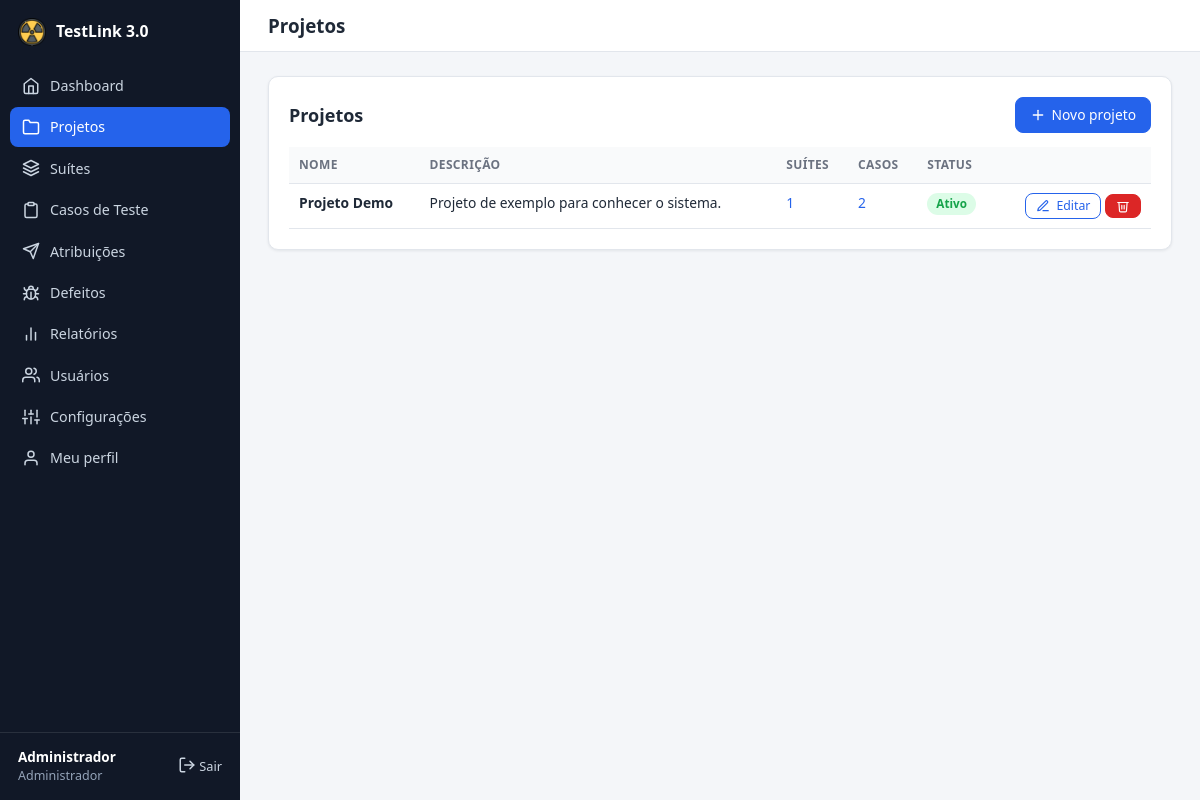
/projects.php (signed in), run on the app's committed database.
### tables this page shows
CREATE TABLE users (
    id            INT UNSIGNED AUTO_INCREMENT PRIMARY KEY,
    name          VARCHAR(120) NOT NULL,
    email         VARCHAR(160) NOT NULL UNIQUE,
    password_hash VARCHAR(255) NOT NULL,
    role          ENUM('admin','tester','developer','viewer') NOT NULL DEFAULT 'tester',
    active        TINYINT(1) NOT NULL DEFAULT 1,
     
    status        ENUM('approved','pending','rejected') NOT NULL DEFAULT 'approved',
    created_at    DATETIME NOT NULL DEFAULT CURRENT_TIMESTAMP
);

CREATE TABLE projects (
    id          INT UNSIGNED AUTO_INCREMENT PRIMARY KEY,
    name        VARCHAR(150) NOT NULL,
    description TEXT NULL,
    status      ENUM('active','archived') NOT NULL DEFAULT 'active',
    created_by  INT UNSIGNED NULL,
    created_at  DATETIME NOT NULL DEFAULT CURRENT_TIMESTAMP,
    FOREIGN KEY (created_by) REFERENCES users(id) ON DELETE SET NULL
);

### includes/db.php (called while the page is built)
<?php
function db(): PDO
{
    static $pdo = null;
    if ($pdo === null) {
        $dsn = 'mysql:host=' . DB_HOST . ';dbname=' . DB_NAME . ';charset=' . DB_CHARSET;
        try {
            $pdo = new PDO($dsn, DB_USER, DB_PASS, [
                PDO::ATTR_ERRMODE            => PDO::ERRMODE_EXCEPTION,
                PDO::ATTR_DEFAULT_FETCH_MODE => PDO::FETCH_ASSOC,
                PDO::ATTR_EMULATE_PREPARES   => false,
            ]);
        } catch (PDOException $e) {
            http_response_code(500);
            exit('<h1>Erro de conexão</h1><p>Não foi possível conectar ao banco de dados. '
                . 'Verifique <code>config/config.php</code> e se o <code>database.sql</code> foi importado.</p>');
        }
    }
    return $pdo;
}
function q(string $sql, array $params = []): PDOStatement
{
    $st = db()->prepare($sql);
    $st->execute($params);
    return $st;
}

### includes/auth.php (called while the page is built, shortened)
<?php
function current_user(): ?array
{
    static $user = false;
    if ($user !== false) {
        return $user;
    }
    $row = q('SELECT id, name, email, role, active FROM users WHERE id = ?', [$_SESSION['uid']])->fetch();
    return $user = $row;
}
function require_login(): array
{
    $u = current_user();
    return $u;
}
function require_role(string ...$roles): array
{
    $u = require_login();
    return $u;
}

### projects.php (the view, shortened to what this page needs)
<?php
require __DIR__ . '/includes/bootstrap.php';
$me = require_role('admin');
$editId = get_int('edit');
$showForm = isset($_GET['new']) || $editId;
$editing = $editId ? q('SELECT * FROM projects WHERE id = ?', [$editId])->fetch() : null;
$pageTitle = 'Projetos';
$active = 'projects.php';
include __DIR__ . '/includes/header.php';
if ($showForm):
    $p = $editing ?: ['id' => 0, 'name' => '', 'description' => '', 'status' => 'active'];
?>
<div class="card" style="max-width:640px">
    <h2><?= $editing ? 'Editar projeto' : 'Novo projeto' ?></h2>
    <form method="post">
        <?= csrf_field() ?>
        <input type="hidden" name="action" value="save">
        <input type="hidden" name="id" value="<?= (int)$p['id'] ?>">
        <div class="grid">
            <label class="field">Nome <input type="text" name="name" required maxlength="150" value="<?= e($p['name']) ?>"></label>
            <label class="field">Descrição <textarea name="description" rows="4"><?= e($p['description']) ?></textarea></label>
            <label class="field">Status
                <select name="status"><?= options(['active' => 'Ativo', 'archived' => 'Arquivado'], $p['status']) ?></select>
            </label>
        </div>
        <div class="form-actions">
            <button class="btn" type="submit">Salvar</button>
            <a class="btn btn-ghost" href="projects.php">Cancelar</a>
        </div>
    </form>
</div>
<?php else:
    $rows = q('SELECT p.*,
                (SELECT COUNT(*) FROM suites s WHERE s.project_id = p.id) suites,
                (SELECT COUNT(*) FROM test_cases c WHERE c.project_id = p.id) cases
               FROM projects p ORDER BY p.name')->fetchAll();
?>
<div class="card">
    <div class="card-head"><h2>Projetos</h2><a class="btn" href="projects.php?new=1"><?= icon('plus', 16) ?> Novo projeto</a></div>
    <div class="table-wrap"><table>
        <thead><tr><th>Nome</th><th>Descrição</th><th>Suítes</th><th>Casos</th><th>Status</th><th></th></tr></thead>
        <tbody>
        <?php foreach ($rows as $p): ?>
            <tr>
                <td><strong><?= e($p['name']) ?></strong></td>
                <td><?= e(mb_strimwidth((string)$p['description'], 0, 90, '…')) ?></td>
                <td><a href="suites.php?project=<?= (int)$p['id'] ?>"><?= (int)$p['suites'] ?></a></td>
                <td><a href="cases.php?project=<?= (int)$p['id'] ?>"><?= (int)$p['cases'] ?></a></td>
                <td><?= $p['status'] === 'active' ? badge('Ativo', 'green') : badge('Arquivado', 'gray') ?></td>
                <td class="actions">
                    <a class="btn btn-sm btn-ghost" href="projects.php?edit=<?= (int)$p['id'] ?>"><?= icon('edit', 14) ?> Editar</a>
                    <form method="post" class="inline-form" data-confirm="Excluir o projeto e TODOS os seus casos, execuções e defeitos? Esta ação não pode ser desfeita.">
                        <button class="btn btn-sm btn-danger" type="submit"><?= icon('trash', 14) ?></button>
                    </form>
                </td>
            </tr>
        <?php endforeach; ?>
        </tbody>
    </table></div>
</div>
<?php endif;
include __DIR__ . '/includes/footer.php';

### includes/header.php (shortened to what this page needs)
<?php
$user = current_user();
$pageTitle = $pageTitle ?? '';
$active = $active ?? '';
$clean = !empty($_GET['clean']);
$sys = get_setting('system_name', APP_NAME);
?>
<!DOCTYPE html>
<html lang="pt-BR">
<head>
    <link rel="stylesheet" href="assets/css/style.css?v=<?= (int)@filemtime(__DIR__ . '/../assets/css/style.css') ?>">
</head>
<body class="<?= trim(($clean ? 'clean ' : '') . ($bodyClass ?? '')) ?>">
<?php if ($user): ?>
<div class="layout">
    <aside class="sidebar" id="sidebar">
        <a class="brand" href="dashboard.php">
            <img src="assets/img/favicon.png" alt="" width="28" height="28">
            <span><?= e($sys) ?></span>
        </a>
        <nav>
            <?php foreach (nav_items($user['role']) as [$file, $label, $ico]): ?>
                <a href="<?= e($file) ?>" class="<?= $active === strtok($file, '?') ? 'active' : '' ?>">
                    <?= icon($ico) ?> <span><?= e($label) ?></span>
                </a>
            <?php endforeach; ?>
        </nav>
        <div class="sidebar-foot">
            <div class="who">
                <strong><?= e($user['name']) ?></strong>
                <small><?= e(ROLES[$user['role']]) ?></small>
            </div>
            <a href="logout.php" class="logout" title="Sair"><?= icon('logout') ?> Sair</a>
        </div>
    </aside>
    <div class="main">
        <header class="topbar no-print">
            <h1><?= e($pageTitle) ?></h1>
        </header>
        <main class="content">
<?php else: ?>
<main class="auth-wrap">
<?php endif; ?>

### includes/helpers.php (shortened to what this page needs)
<?php
function e($value): string
{
    return htmlspecialchars((string)$value, ENT_QUOTES | ENT_SUBSTITUTE, 'UTF-8');
}
function get_int(string $key): int
{
    return (int)($_GET[$key] ?? 0);
}
function get_setting(string $key, string $default = ''): string
{
    static $cache = null;
    if ($cache === null) {
        try {
            $cache = db()->query('SELECT k, v FROM settings')->fetchAll(PDO::FETCH_KEY_PAIR);
        } catch (Throwable $e) {
            $cache = [];
        }
    }
    return $cache[$key] ?? $default;
}
function badge(string $text, string $class): string
{
    return '<span class="badge badge-' . e($class) . '">' . e($text) . '</span>';
}
function icon(string $name, int $size = 18): string
{
    $p = $paths[$name] ?? '';
    return '<svg class="icon" width="' . $size . '" height="' . $size . '" viewBox="0 0 24 24" fill="none" '
        . 'stroke="currentColor" stroke-width="2" stroke-linecap="round" stroke-linejoin="round" aria-hidden="true">'
        . $p . '</svg>';
}

### assets/css/style.css (style rules this page uses)
:root { --primary: #2563eb; --primary-dark: #1d4ed8; --primary-soft: #eff4ff; --bg: #f4f6f9; --surface: #ffffff; --border: #e2e6ec; --text: #1f2937; --muted: #6b7280; --sidebar-bg: #111827; --sidebar-text: #cbd5e1; --green: #16a34a; --green-bg: #dcfce7; --red: #dc2626; --red-bg: #fee2e2; --amber: #b45309; --amber-bg: #fef3c7; --blue: #1d4ed8; --blue-bg: #dbeafe; --teal: #0f766e; --teal-bg: #ccfbf1; --gray: #4b5563; --gray-bg: #e5e7eb; --radius: 10px; --shadow: 0 1px 3px rgba(16, 24, 40, .08); --sidebar-w: 240px; }
* { box-sizing: border-box; }
html { font-size: 15px; }
body { margin: 0; background: var(--bg); color: var(--text); font-family: system-ui, -apple-system, "Segoe UI", Roboto, Arial, sans-serif; line-height: 1.5; }
a { color: var(--primary); text-decoration: none; }
h1, h2, h3 { line-height: 1.25; margin: 0 0 .6em; }
h2 { font-size: 1.2rem; }
.icon { vertical-align: -3px; flex-shrink: 0; }
.layout { display: flex; min-height: 100vh; }
.sidebar { width: var(--sidebar-w); background: var(--sidebar-bg); color: var(--sidebar-text); display: flex; flex-direction: column; position: fixed; inset: 0 auto 0 0; z-index: 30; }
.brand { display: flex; align-items: center; gap: 10px; padding: 18px 18px 14px; color: #fff; font-weight: 700; font-size: 1.05rem; }
.sidebar nav { flex: 1; overflow-y: auto; padding: 6px 10px; }
.sidebar nav a { display: flex; align-items: center; gap: 10px; padding: 9px 12px; margin-bottom: 2px; color: var(--sidebar-text); border-radius: 8px; font-size: .95rem; }
.sidebar nav a.active { background: var(--primary); color: #fff; }
.sidebar-foot { padding: 14px 18px; border-top: 1px solid rgba(255,255,255,.1); display: flex; justify-content: space-between; align-items: center; gap: 8px; }
.sidebar-foot .who { display: flex; flex-direction: column; min-width: 0; }
.sidebar-foot strong { color: #fff; font-size: .9rem; white-space: nowrap; overflow: hidden; text-overflow: ellipsis; }
.sidebar-foot small { color: #94a3b8; }
.logout { color: var(--sidebar-text); font-size: .85rem; white-space: nowrap; }
.main { flex: 1; margin-left: var(--sidebar-w); min-width: 0; }
.topbar { display: flex; align-items: center; gap: 12px; padding: 14px 28px; background: var(--surface); border-bottom: 1px solid var(--border); position: sticky; top: 0; z-index: 10; }
.topbar h1 { margin: 0; font-size: 1.25rem; }
.content { padding: 24px 28px 48px; max-width: 1280px; }
.card { background: var(--surface); border: 1px solid var(--border); border-radius: var(--radius); box-shadow: var(--shadow); padding: 20px; margin-bottom: 20px; }
.card-head { display: flex; justify-content: space-between; align-items: center; gap: 12px; flex-wrap: wrap; margin-bottom: 14px; }
.card-head h2 { margin: 0; }
.btn { display: inline-flex; align-items: center; gap: 6px; padding: 8px 14px; border-radius: 8px; border: 1px solid var(--primary); background: var(--primary); color: #fff; font: inherit; font-size: .92rem; cursor: pointer; text-decoration: none; line-height: 1.3; }
.btn-ghost { background: transparent; color: var(--primary); }
.btn-danger { background: var(--red); border-color: var(--red); }
.btn-sm { padding: 4px 10px; font-size: .82rem; }
.inline-form { display: inline; margin: 0; }
.badge { display: inline-block; padding: 2px 9px; border-radius: 999px; font-size: .78rem; font-weight: 600; white-space: nowrap; }
.badge-green { background: var(--green-bg); color: var(--green); }
.table-wrap { overflow-x: auto; }
table { width: 100%; border-collapse: collapse; font-size: .92rem; }
th, td { padding: 9px 10px; text-align: left; border-bottom: 1px solid var(--border); vertical-align: top; }
th { background: #f9fafb; font-size: .8rem; text-transform: uppercase; letter-spacing: .03em; color: var(--muted); white-space: nowrap; }
td.actions { white-space: nowrap; text-align: right; }

### data on the page
users: name "Administrador", role "Administrador"
projects: name "Projeto Demo", description "Projeto de exemplo para conhecer o sistema.", suites "1", cases "2", $size 14 (drawn)

### other printed values
$sys "TestLink 3.0"
$label "Dashboard"
$label "Projetos"
$label "Suítes"
$label "Casos de Teste"
$label "Atribuições"
$label "Defeitos"
$label "Relatórios"
$label "Usuários"
$label "Configurações"
$label "Meu perfil"
$pageTitle "Projetos"
